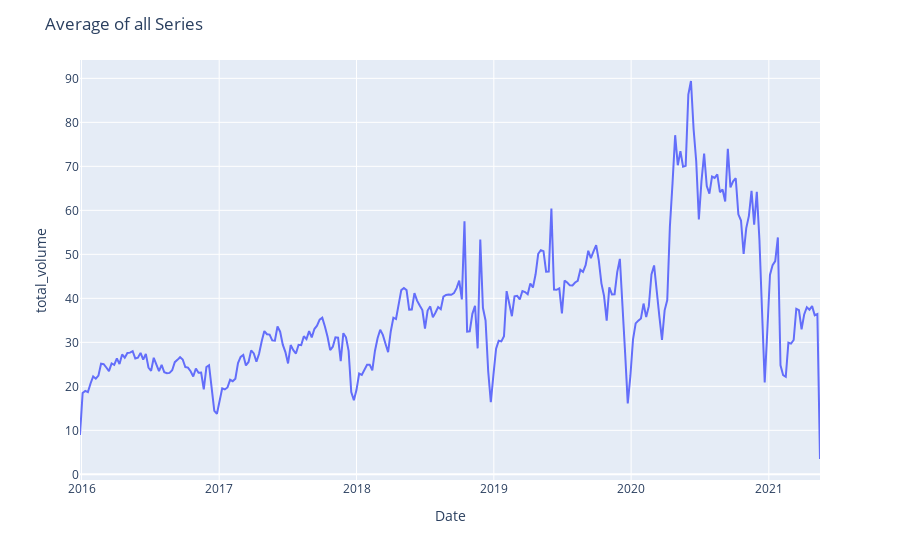

The notebook cell this image was saved under:
### Code cell
ts.plot_series_average(df= df_weekly, ts_settings= weekly_settings)

### Figure 1 — Plotly figure (JSON) as saved in the notebook; plotly's stock layout.template omitted (floating-point values rounded to 4 significant figures; data arrays with more than 128 entries replaced by an {"elided": "..."} marker saying what was removed)
{"data": [{"hovertemplate": "Date=%{x}<br>total_volume=%{y}<extra></extra>", "legendgroup": "", "line": {"color": "#636efa", "dash": "solid"}, "mode": "lines", "name": "", "orientation": "v", "showlegend": false, "type": "scatter", "x": {"elided": "282 str values"}, "xaxis": "x", "y": {"elided": "282 float values"}, "yaxis": "y"}], "layout": {"autosize": true, "legend": {"tracegroupgap": 0}, "margin": {"t": 60}, "title": {"text": "Average of all Series"}, "xaxis": {"anchor": "y", "autorange": true, "domain": [0, 1], "range": ["2015-12-28", "2021-05-17"], "title": {"text": "Date"}, "type": "date"}, "yaxis": {"anchor": "x", "autorange": true, "domain": [0, 1], "range": [-1.289, 94.17], "title": {"text": "total_volume"}, "type": "linear"}}}
